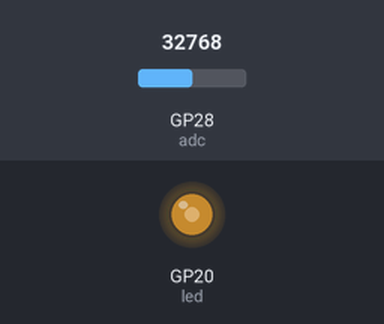
Recording of a program running on a simulated Raspberry Pi Pico running MicroPython. Shown: output pins drawn as LEDs (lit = HIGH). The inputs (shaded band) are chosen by the test bench; at power-on: GP28 (adc) = 32768 (analog values on the 0–65535 scale).

Above: at 1.2 s.
1.3 s: GP28 (adc) set to 45874
At 2.2 s:
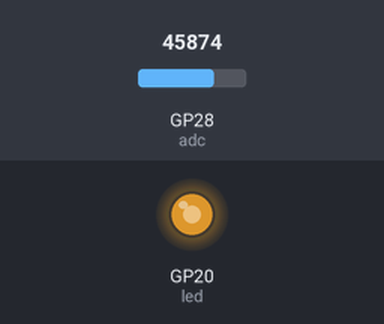
2.8 s: GP28 (adc) set to 57670
At 3.3 s:
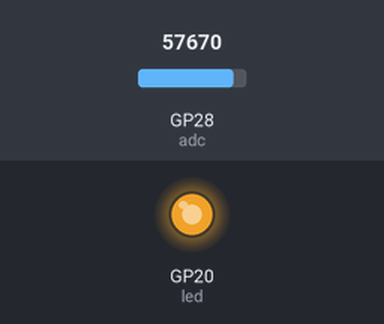
4.3 s: GP28 (adc) set to 7864
At 5.5 s:
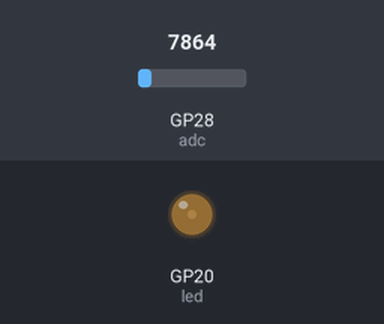
5.8 s: GP28 (adc) set to 0
At 6.8 s:
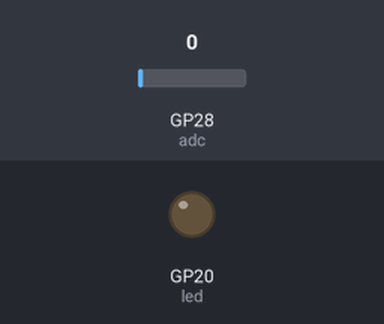
Timing chart, 0 to 8.3 s (numbered marks = the images above; inputs shaded):
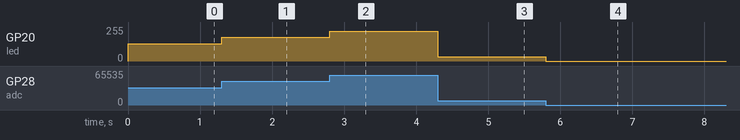

Measured:
- after the input at 1.3 s, GP20 (led): 128/255 → 178/255 at once
- after the input at 2.8 s, GP20 (led): 178/255 → 224/255 at once
- after the input at 4.3 s, GP20 (led): 224/255 → 31/255 at once
- after the input at 5.8 s, GP20 (led): 31/255 → 0/255 at once

The program:

potentiometerLedControl.py
```python
#Shu Raturi
#Use the potentiometer input to increaser and decrease the brightness of the led.
from machine import Pin, PWM, ADC

led = PWM(Pin(20))
adc = ADC(Pin(28))

led.freq(1000)

while True:
	brightness = adc.read_u16()
	led.duty_u16(brightness)
```
